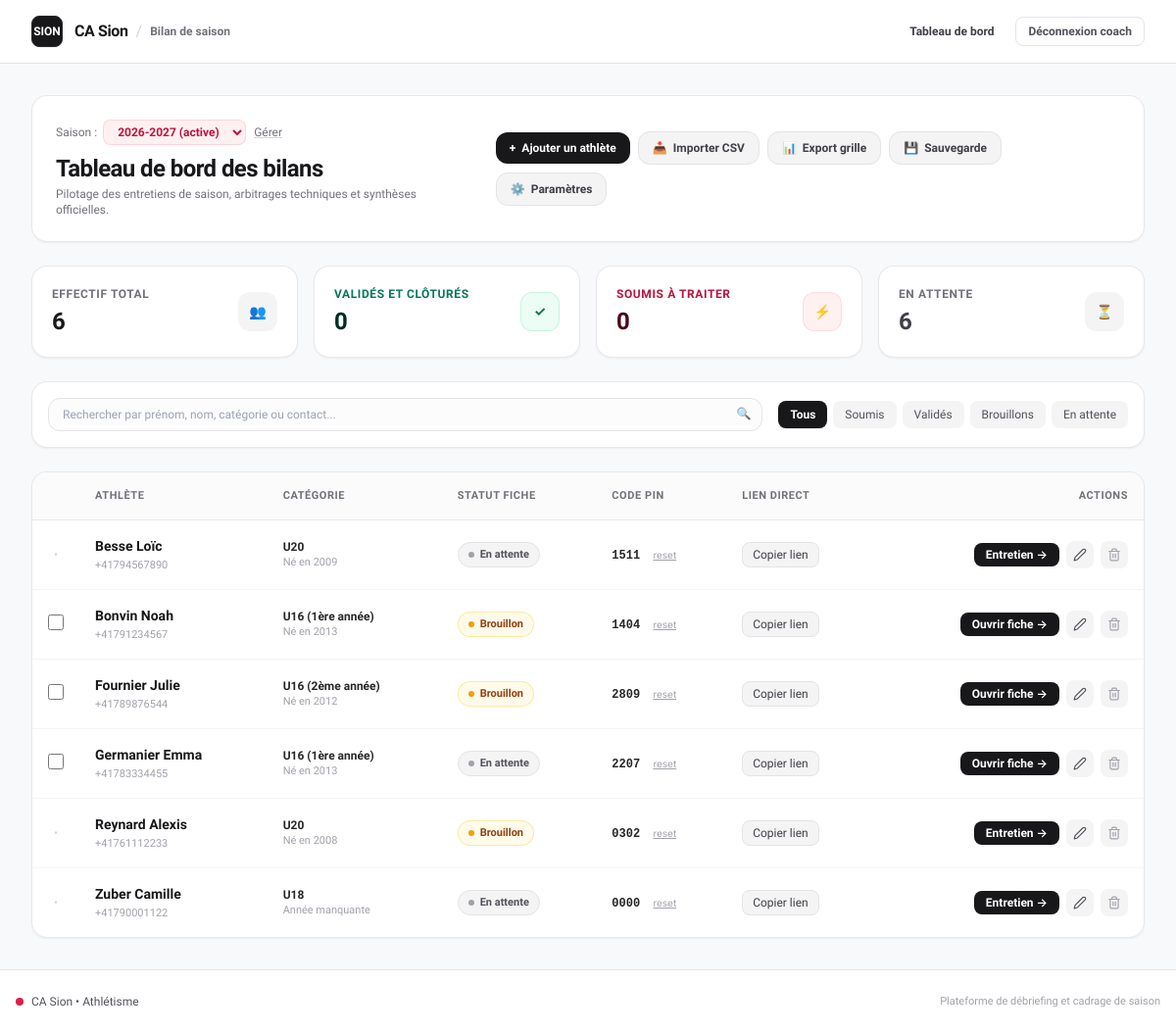
The app's page /admin (signed in) with its own data.
### tables this page shows
CREATE TABLE interviews (
        id INTEGER PRIMARY KEY AUTOINCREMENT,
        athlete_id INTEGER NOT NULL,
        season_id INTEGER NOT NULL,
        interview_type TEXT NOT NULL,
        status TEXT NOT NULL DEFAULT 'waiting',
        athlete_answers TEXT DEFAULT '{}',
        trainer_answers TEXT DEFAULT '{}',
        decisions TEXT DEFAULT '{}',
        trainer_notes TEXT,
        is_validated INTEGER NOT NULL DEFAULT 0,
        validated_at DATETIME,
        created_at DATETIME DEFAULT CURRENT_TIMESTAMP,
        updated_at DATETIME DEFAULT CURRENT_TIMESTAMP,
        FOREIGN KEY (athlete_id) REFERENCES athletes(id),
        FOREIGN KEY (season_id) REFERENCES seasons(id)
    );

CREATE TABLE athletes (
        id INTEGER PRIMARY KEY AUTOINCREMENT,
        first_name TEXT NOT NULL,
        last_name TEXT NOT NULL,
        birth_date TEXT,
        birth_year INTEGER NOT NULL,
        category TEXT NOT NULL,
        access_token TEXT UNIQUE NOT NULL,
        access_pin TEXT NOT NULL DEFAULT '0000',
        phone TEXT,
        email TEXT,
        meta TEXT DEFAULT '{}',
        created_at DATETIME DEFAULT CURRENT_TIMESTAMP
    );

CREATE TABLE settings (
        key TEXT PRIMARY KEY,
        value TEXT NOT NULL,
        updated_at DATETIME DEFAULT CURRENT_TIMESTAMP
    );

### views/admin_dashboard.php (the view, shortened to what the rows shown need)
<div class="space-y-6">
    <div class="bg-white p-6 rounded-2xl border border-zinc-200/80 shadow-sm flex flex-col md:flex-row md:items-center justify-between gap-6">
        <div>
            <h1 class="text-2xl font-bold font-heading text-zinc-900 tracking-tight">
                Tableau de bord des bilans
            </h1>
        </div>
    </div>
    <div class="bg-white rounded-2xl border border-zinc-200/80 shadow-sm overflow-hidden">
        <div class="overflow-x-auto">
            <table class="w-full text-left text-xs text-zinc-700" id="athletes-table">
                <thead class="bg-zinc-50/80 border-b border-zinc-200/80 text-zinc-500 uppercase font-semibold text-[11px] tracking-wider">
                    <tr>
                        <th class="p-4 text-center w-10">
                        </th>
                        <th class="p-4">Athlète</th>
                        <th class="p-4">Catégorie</th>
                        <th class="p-4">Statut fiche</th>
                        <th class="p-4">Code PIN</th>
                        <th class="p-4">Lien direct</th>
                        <th class="p-4 text-right">Actions</th>
                    </tr>
                </thead>
                <tbody class="divide-y divide-zinc-100">
                    <?php if (empty($athletes)): ?>
                        <tr id="empty-state-row">
                            <td colspan="7" class="p-8 text-center text-zinc-400">
                                Aucun athlète trouvé pour ces critères de recherche.
                            </td>
                        </tr>
                    <?php else: ?>
                        <?php foreach ($athletes as $a): ?>
                            <?php
                                $birth_year = (int)$a['birth_year'];
                                $cat_label = CategoryHelper::get_category_label($birth_year, $a['category']);
                                $form_type = CategoryHelper::get_form_type($birth_year, $a['category']);
                                $is_u16 = in_array($form_type, ['u16_1', 'u16_2'], true);
                                $status = $a['interview_status'] ?? 'waiting';
                                $status_badge = match ($status) {
                                    'completed' => '<span class="inline-flex items-center gap-1.5 px-2.5 py-1 rounded-full text-[11px] font-semibold bg-emerald-50 text-emerald-800 border border-emerald-200/80"><span class="w-1.5 h-1.5 rounded-full bg-emerald-500"></span> Validé</span>',
                                    'submitted' => '<span class="inline-flex items-center gap-1.5 px-2.5 py-1 rounded-full text-[11px] font-semibold bg-rose-50 text-rose-800 border border-rose-200/80"><span class="w-1.5 h-1.5 rounded-full bg-rose-500"></span> Soumis</span>',
                                    'draft' => '<span class="inline-flex items-center gap-1.5 px-2.5 py-1 rounded-full text-[11px] font-semibold bg-amber-50 text-amber-800 border border-amber-200/80"><span class="w-1.5 h-1.5 rounded-full bg-amber-500"></span> Brouillon</span>',
                                    default => '<span class="inline-flex items-center gap-1.5 px-2.5 py-1 rounded-full text-[11px] font-semibold bg-zinc-100 text-zinc-600 border border-zinc-200"><span class="w-1.5 h-1.5 rounded-full bg-zinc-400"></span> En attente</span>'
                                };
                                $direct_url = url('/bilan?token=' . urlencode($a['access_token']));
                                $direct_full_url = (isset($_SERVER['HTTPS']) && $_SERVER['HTTPS'] === 'on' ? 'https' : 'http') . '://' . ($_SERVER['HTTP_HOST'] ?? 'localhost') . $direct_url;
                                $meta_arr = safe_json_decode($a['meta'] ?? null);
                                $notes_str = $meta_arr['notes'] ?? '';
                                $search_haystack = mb_strtolower($a['first_name'] . ' ' . $a['last_name'] . ' ' . $cat_label . ' ' . $a['phone'] . ' ' . $a['email'] . ' ' . $notes_str, 'UTF-8');
                            ?>
                            <tr class="athlete-row hover:bg-zinc-50/60 transition-colors" data-search="<?= htmlspecialchars($search_haystack) ?>">
                                <td class="p-4 text-center">
                                    <?php if ($is_u16): ?>
                                        <input
                                            type="checkbox"
                                            class="u16-checkbox w-4 h-4 text-rose-600 rounded border-zinc-300 focus:ring-rose-500 cursor-pointer"
                                            value="<?= (int)$a['id'] ?>"
                                        >
                                    <?php else: ?>
                                        <span class="text-zinc-300">&bull;</span>
                                    <?php endif; ?>
                                </td>
                                <td class="p-4 font-medium text-zinc-900">
                                    <div class="font-bold text-sm text-zinc-900">
                                        <?= htmlspecialchars($a['last_name'] . ' ' . $a['first_name']) ?>
                                    </div>
                                    <div class="text-[11px] text-zinc-400 mt-0.5">
                                        <?= htmlspecialchars($a['phone'] ?: ($a['email'] ?: 'Pas de contact')) ?>
                                    </div>
                                </td>
                                <td class="p-4">
                                    <span class="font-semibold text-zinc-800"><?= htmlspecialchars($cat_label) ?></span>
                                    <span class="text-zinc-400 text-[11px] block"><?= $birth_year > 0 ? "Né en {$birth_year}" : "Année manquante" ?></span>
                                </td>
                                <td class="p-4">
                                    <?= $status_badge ?>
                                </td>
                                <td class="p-4 font-mono text-zinc-800 font-bold">
                                    <span><?= htmlspecialchars($a['access_pin']) ?></span>
                                    <form action="<?= url('/admin/reset-pin') ?>" method="POST" class="inline ml-1.5" onsubmit="return confirm('Réinitialiser le code PIN de cet athlète ?');">
                                        <button type="submit" class="text-[10px] text-zinc-400 hover:text-rose-600 underline font-sans font-normal" title="Réinitialiser à JJMM ou 0000">
                                            reset
                                        </button>
                                    </form>
                                </td>
                                <td class="p-4">
                                    <button
                                        type="button"
                                        onclick="copyToClipboard('<?= addslashes($direct_full_url) ?>', 'Lien direct copié !')"
                                        class="inline-flex items-center gap-1 px-2.5 py-1 rounded-lg bg-zinc-100 hover:bg-zinc-200 text-zinc-700 font-medium border border-zinc-200 transition-colors text-xs"
                                        title="Copier le lien direct sans code PIN"
                                    >
                                        <span>Copier lien</span>
                                    </button>
                                </td>
                                <td class="p-4 text-right space-x-1 whitespace-nowrap">
                                    <?php if ($is_u16): ?>
                                        <a
                                            href="<?= url('/admin/u16-group?ids=' . (int)$a['id']) ?>"
                                            class="inline-flex items-center px-3 py-1 bg-zinc-900 hover:bg-zinc-800 text-white font-semibold rounded-lg text-xs transition-colors align-middle"
                                        >
                                            Ouvrir fiche →
                                        </a>
                                    <?php else: ?>
                                        <a
                                            href="<?= url('/admin/u18-split?' . (!empty($a['interview_id']) ? 'interview_id=' . (int)$a['interview_id'] : 'athlete_id=' . (int)$a['id'])) ?>"
                                            class="inline-flex items-center px-3 py-1 bg-zinc-900 hover:bg-zinc-800 text-white font-semibold rounded-lg text-xs transition-colors align-middle"
                                        >
                                            Entretien →
                                        </a>
                                    <?php endif; ?>
                                    <button
                                        type="button"
                                        data-id="<?= (int)$a['id'] ?>"
                                        data-firstname="<?= htmlspecialchars($a['first_name'], ENT_QUOTES) ?>"
                                        data-lastname="<?= htmlspecialchars($a['last_name'], ENT_QUOTES) ?>"
                                        data-birthdate="<?= htmlspecialchars($a['birth_date'] ?? '', ENT_QUOTES) ?>"
                                        data-category="<?= htmlspecialchars($a['category'] ?? 'U16', ENT_QUOTES) ?>"
                                        data-phone="<?= htmlspecialchars($a['phone'] ?? '', ENT_QUOTES) ?>"
                                        data-email="<?= htmlspecialchars($a['email'] ?? '', ENT_QUOTES) ?>"
                                        data-notes="<?= htmlspecialchars($notes_str, ENT_QUOTES) ?>"
                                        onclick="handleEditAthleteBtn(this)"
                                        class="inline-flex items-center justify-center w-7 h-7 bg-zinc-100 hover:bg-zinc-200 text-zinc-600 hover:text-zinc-900 rounded-lg transition-colors align-middle"
                                        title="Modifier l'athlète"
                                    >
                                        <svg class="w-3.5 h-3.5" viewBox="0 0 24 24" fill="none" stroke="currentColor" stroke-width="2" stroke-linecap="round" stroke-linejoin="round">
                                            <path d="M17 3a2.828 2.828 0 1 1 4 4L7.5 20.5 2 22l1.5-5.5L17 3z"></path>
                                        </svg>
                                    </button>
                                    <form action="<?= url('/admin/delete-athlete') ?>" method="POST" class="inline" onsubmit="return confirm('Supprimer définitivement <?= htmlspecialchars($a['first_name'] . ' ' . $a['last_name'], ENT_QUOTES) ?> et l\'ensemble de ses bilans ?');">
                                        <button
                                            type="submit"
                                            class="inline-flex items-center justify-center w-7 h-7 bg-zinc-100 hover:bg-rose-50 text-zinc-400 hover:text-rose-600 rounded-lg transition-colors align-middle"
                                            title="Supprimer l'athlète"
                                        >
                                        </button>
                                    </form>
                                </td>
                            </tr>
                        <?php endforeach; ?>
                    <?php endif; ?>
                </tbody>
            </table>
        </div>
    </div>
</div>
<?php
require __DIR__ . '/layout.php';
?>

### records on screen
interviews: athlete.first_name "Besse Loïc", athlete.phone "+41794567890", athlete.value "U20", athlete.birth_year "2009", status "En attente", athlete.access_pin "1511"
interviews: athlete.first_name "Bonvin Noah", athlete.phone "+41791234567", athlete.value "U16 (1ère année)", athlete.birth_year "2013", status "Brouillon", athlete.access_pin "1404"
interviews: athlete.first_name "Fournier Julie", athlete.phone "+41789876544", athlete.value "U16 (2ème année)", athlete.birth_year "2012", status "Brouillon", athlete.access_pin "2809"
interviews: athlete.first_name "Germanier Emma", athlete.phone "+41783334455", athlete.value "U16 (1ère année)", athlete.birth_year "2013", status "En attente", athlete.access_pin "2207"
interviews: athlete.first_name "Reynard Alexis", athlete.phone "+41761112233", athlete.category "U20", athlete.birth_year "2008", status "Brouillon", athlete.access_pin "0302"
interviews: athlete.first_name "Zuber Camille", athlete.phone "+41790001122", athlete.category "U18", shows "Année manquante", status "En attente", athlete.access_pin "0000"

### other values on screen
env('CLUB_NAME', 'CA Sion') "CA Sion"
$stats['total_athletes'] "6"
$stats['count_completed'] "0"
$stats['count_submitted'] "0"
$st_lbl "Tous"
$st_lbl "Soumis"
$st_lbl "Validés"
$st_lbl "Brouillons"
$st_lbl "En attente"
form field season_id "2026-2027 (active)"
